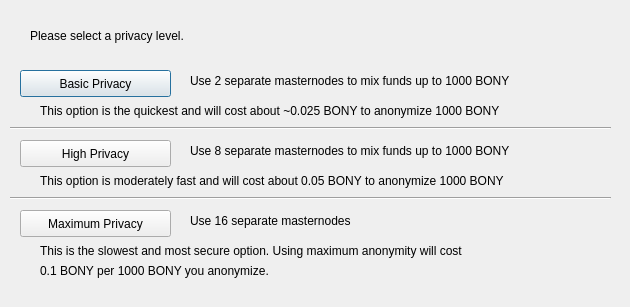
<?xml version="1.0" encoding="UTF-8"?>
<ui version="4.0">
 <class>DarksendConfig</class>
 <widget class="QDialog" name="DarksendConfig">
  <property name="geometry">
   <rect>
    <x>0</x>
    <y>0</y>
    <width>630</width>
    <height>307</height>
   </rect>
  </property>
  <property name="windowTitle">
   <string>Configure PrivateSend</string>
  </property>
  <widget class="QPushButton" name="buttonBasic">
   <property name="geometry">
    <rect>
     <x>20</x>
     <y>70</y>
     <width>151</width>
     <height>27</height>
    </rect>
   </property>
   <property name="text">
    <string>Basic Privacy</string>
   </property>
  </widget>
  <widget class="QPushButton" name="buttonHigh">
   <property name="geometry">
    <rect>
     <x>20</x>
     <y>140</y>
     <width>151</width>
     <height>27</height>
    </rect>
   </property>
   <property name="text">
    <string>High Privacy</string>
   </property>
  </widget>
  <widget class="QPushButton" name="buttonMax">
   <property name="geometry">
    <rect>
     <x>20</x>
     <y>210</y>
     <width>151</width>
     <height>27</height>
    </rect>
   </property>
   <property name="text">
    <string>Maximum Privacy</string>
   </property>
  </widget>
  <widget class="QLabel" name="label">
   <property name="geometry">
    <rect>
     <x>30</x>
     <y>20</y>
     <width>571</width>
     <height>31</height>
    </rect>
   </property>
   <property name="text">
    <string>Please select a privacy level.</string>
   </property>
  </widget>
  <widget class="QLabel" name="label_2">
   <property name="geometry">
    <rect>
     <x>190</x>
     <y>70</y>
     <width>421</width>
     <height>21</height>
    </rect>
   </property>
   <property name="text">
    <string>Use 2 separate masternodes to mix funds up to 1000 BONY</string>
   </property>
  </widget>
  <widget class="QLabel" name="label_3">
   <property name="geometry">
    <rect>
     <x>190</x>
     <y>140</y>
     <width>411</width>
     <height>21</height>
    </rect>
   </property>
   <property name="text">
    <string>Use 8 separate masternodes to mix funds up to 1000 BONY</string>
   </property>
  </widget>
  <widget class="QLabel" name="label_4">
   <property name="geometry">
    <rect>
     <x>190</x>
     <y>210</y>
     <width>421</width>
     <height>21</height>
    </rect>
   </property>
   <property name="text">
    <string>Use 16 separate masternodes</string>
   </property>
  </widget>
  <widget class="QLabel" name="label_6">
   <property name="geometry">
    <rect>
     <x>40</x>
     <y>100</y>
     <width>561</width>
     <height>21</height>
    </rect>
   </property>
   <property name="text">
    <string>This option is the quickest and will cost about ~0.025 BONY to anonymize 1000 BONY</string>
   </property>
  </widget>
  <widget class="QLabel" name="label_7">
   <property name="geometry">
    <rect>
     <x>40</x>
     <y>170</y>
     <width>561</width>
     <height>21</height>
    </rect>
   </property>
   <property name="text">
    <string>This option is moderately fast and will cost about 0.05 BONY to anonymize 1000 BONY</string>
   </property>
  </widget>
  <widget class="QLabel" name="label_8">
   <property name="geometry">
    <rect>
     <x>40</x>
     <y>240</y>
     <width>561</width>
     <height>21</height>
    </rect>
   </property>
   <property name="text">
    <string>This is the slowest and most secure option. Using maximum anonymity will cost</string>
   </property>
  </widget>
  <widget class="QLabel" name="label_9">
   <property name="geometry">
    <rect>
     <x>40</x>
     <y>260</y>
     <width>561</width>
     <height>21</height>
    </rect>
   </property>
   <property name="text">
    <string>0.1 BONY per 1000 BONY you anonymize.</string>
   </property>
  </widget>
  <widget class="Line" name="line">
   <property name="geometry">
    <rect>
     <x>10</x>
     <y>120</y>
     <width>601</width>
     <height>16</height>
    </rect>
   </property>
   <property name="orientation">
    <enum>Qt::Horizontal</enum>
   </property>
  </widget>
  <widget class="Line" name="line_2">
   <property name="geometry">
    <rect>
     <x>10</x>
     <y>190</y>
     <width>601</width>
     <height>16</height>
    </rect>
   </property>
   <property name="orientation">
    <enum>Qt::Horizontal</enum>
   </property>
  </widget>
 </widget>
 <resources/>
 <connections/>
</ui>
